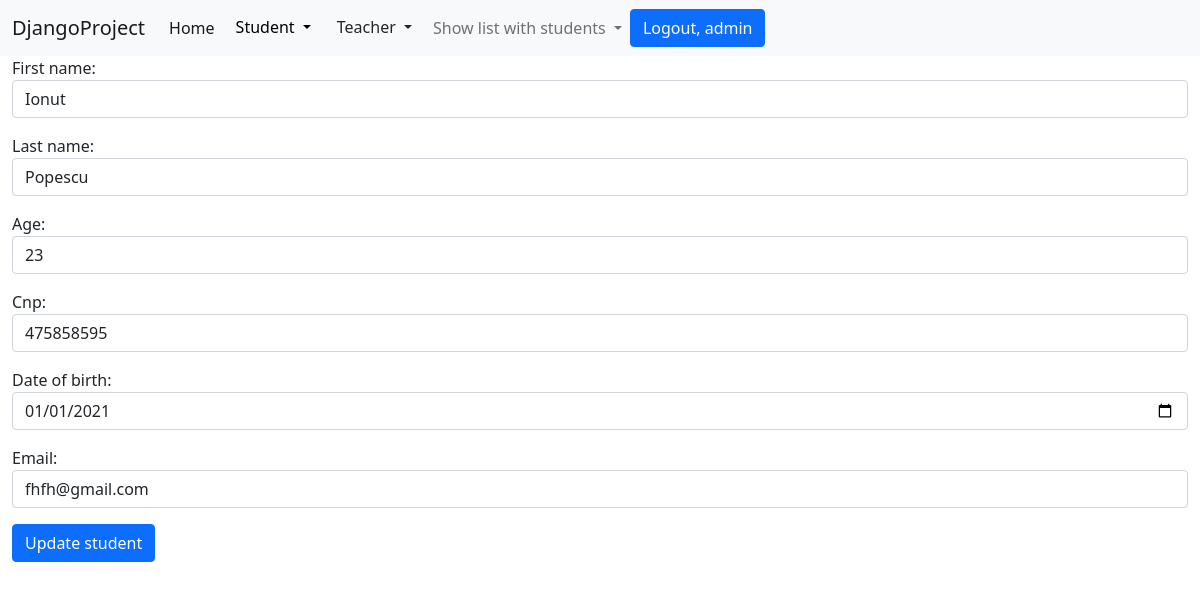
Page /update_student/41/ (signed in) on the committed database.
### student/models.py (models this page shows)
class Student(models.Model):
    first_name = models.CharField(max_length=30)
    last_name = models.CharField(max_length=30)
    age = models.IntegerField()
    cnp = models.IntegerField()
    date_of_birth = models.DateField()
    email = models.EmailField()
    active = models.BooleanField(default=1)
    created_at = models.DateTimeField(auto_now_add=True)
    updated_at = models.DateTimeField(auto_now=True)

### student/views.py (the view)
# urls.py: path('update_student/<int:pk>/', views.StudentUpdateView.as_view(), name='update-student'),
class StudentUpdateView(LoginRequiredMixin,PermissionRequiredMixin, UpdateView):
    template_name = 'student/update_student.html'
    model = Student
    form_class = StudentForm
    success_url = reverse_lazy('list-of-students')
    permission_required = 'student.change_student'

### student/forms.py
class StudentForm(forms.ModelForm):
    class Meta:
        model = Student
        fields = ['first_name', 'last_name', 'age', 'cnp', 'date_of_birth', 'email', ]
        widgets = {
            'first_name': TextInput(attrs={'placeholder': 'Please enter your first name',
                                           'class': 'form-control'}),
            'last_name': TextInput(attrs={'placeholder': 'Please enter your last name',
                                          'class': 'form-control'}),
            'age': TextInput(attrs={'placeholder': 'Please enter your age',
                                    'class': 'form-control'}),
            'cnp': TextInput(attrs={'placeholder': 'Please enter your cnp',
                                    'class': 'form-control'}),
            'date_of_birth': TextInput(attrs={'placeholder': 'Please enter your date of birth',
                                              'class': 'form-control', 'type': 'date'
                }),
            'email': TextInput(attrs={'placeholder': 'Please enter your email',
                                      'class': 'form-control'})
        }

### djangoProject/context_processors.py (called while the page is built)
def get_all_students(request):
    all_students = Student.objects.all()
    return {'allstudents': all_students}

### templates/student/update_student.html (shortened to what this page needs)
{% extends 'base.html' %}
{% block content %}
    <form method="post">
    {{ form.as_p }}
    <button type="submit" class="btn btn-primary">Update student</button>
    </form>
{% endblock %}

### templates/base.html (shortened to what this page needs)
<!DOCTYPE html>
<html lang="en">
<head>
    <link href="https://cdn.jsdelivr.net/npm/bootstrap@5.1.1/dist/css/bootstrap.min.css" rel="stylesheet">
</head>
<body>
<nav class="navbar navbar-expand-lg navbar-light bg-light">
    <div class="container-fluid">
        <a class="navbar-brand" href="#">DjangoProject</a>
        <div class="collapse navbar-collapse" id="navbarNav">
            <ul class="navbar-nav">
                <li class="nav-item">
                    <a class="nav-link active" aria-current="page" href="{% url 'home' %} ">Home</a>
                </li>
                {% if request.user.is_authenticated %}
                    <div class="dropdown">
                        <button class="btn btn-light dropdown-toggle" type="button" id="dropdownMenu2"
                                data-bs-toggle="dropdown" aria-expanded="false">
                            Student
                        </button>
                    </div>
                    <div class="dropdown">
                        <button class="btn btn dropdown-toggle" type="button" id="dropdownMenu2"
                                data-bs-toggle="dropdown" aria-expanded="false">
                            Teacher
                        </button>
                    </div>
                    <div class="collapse navbar-collapse" id="navbarNavDarkDropdown">
                        <ul class="navbar-nav">
                            <li class="nav-item dropdown">
                                <a class="nav-link dropdown-toggle" href="#" id="navbarDarkDropdownMenuLink"
                                   role="button" data-bs-toggle="dropdown" aria-expanded="false">
                                    Show list with students
                                </a>
                            </li>
                        </ul>
                    </div>
                {% endif %}
            </ul>
            {% if request.user.is_authenticated %}
                <a class="btn btn-primary" href="{% url 'logout' %}">Logout, {{ request.user.username }}</a>
            {% else %}
                <a class="btn btn-success" href="{% url 'create-new-user' %}">Sign up</a>
                <a class="btn btn-warning" href="{% url 'login' %}">Login</a>
            {% endif %}
        </div>
    </div>
</nav>
<div class="container-fluid">
    {% block content %}
    {% endblock %}
</div>
</body>
</html>

### rows in the picture
Student: first_name "Ionut", last_name "Popescu", age "23", cnp "475858595", date_of_birth "01/01/2021", email "fhfh@gmail.com"

### other values in the picture
{{ request.user.username }} "admin"
